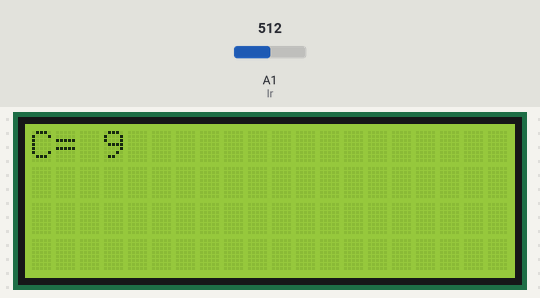
A sketch run on a simulated Arduino Uno, built with avr-gcc and run on an emulated ATmega328P. On the bench: 20×4 character LCD. Inputs (shaded band) come from the test bench; at power-on: A1 (Ir) = 512. What the sketch prints to the serial monitor is not drawn.

Above: at 1.6 s.
1.7 s: A1 (Ir) set to 716
3.5 s: A1 (Ir) set to 900
At 5.0 s:
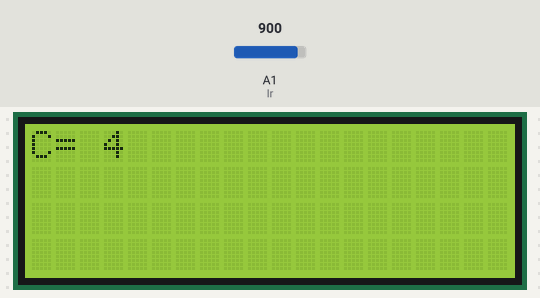
5.5 s: A1 (Ir) set to 1023
Timing chart, 0 to 8.5 s (numbered marks = the images above; inputs shaded):
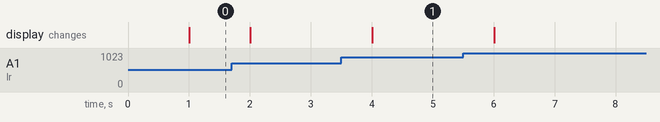

Measured:
- after the input at 3.5 s, the display: changes after 0.51 s (image 1)

The sketch:

Infrarouge_fonction_lecture.ino
```cpp
#include <Wire.h>
#include <LiquidCrystal_I2C.h>
#define ledvie 13
#define Ir A1

LiquidCrystal_I2C lcd(0x27,20,4);  // set the LCD address to 0x27 for a 20 chars and 4 line display
#define Droit 0
#define Gauche 1
#define Avancer 1
#define Reculer 2
#define Stop 0

//def variable
#define MoteurDin1 4  //pin de commande moteur DroitIN3
#define MoteurDin2 7  //pin de commande moteur DroitIN4
#define MoteurDenA 5  //pin PWM moteur Droit
#define MoteurGin1 2  //pin de commande moteur Gauche
#define MoteurGin2 3 //pin de commande moteur Gauche
#define MoteurGenA 6 //pin PWM moteur Gauche

//float Infra(void);

byte correc;
byte sensD, vitesseD, sensG, vitesseG, x=0;
float volt,vlt;
int distC,distanceC;
unsigned long t0=0,t;
int value, delta=1000;
float ancienC = 0;


void setup() {
 Serial.begin(9600);
lcd.init();
lcd.backlight();
lcd.print("C=");

}

void loop() {
  t=millis();
  if((t-t0)>delta){
t0=t;


distanceC = Infra();

//Serial.print(value); Serial.print('\t');
//Serial.print(volt); Serial.print('\t');
Serial.println(distanceC);


 if( ancienC != distanceC){
     lcd.setCursor(2, 0);
  if(distanceC < 10){ lcd.print(' '); }
  lcd.print(distanceC);
   ancienC = distanceC;
    }

}
}


float Infra(){
 value = analogRead(Ir);
 vlt = (value*5.0)/1023;
 distC= 27.0327*pow(vlt,-1.198567);
 return distC;
  }
```
